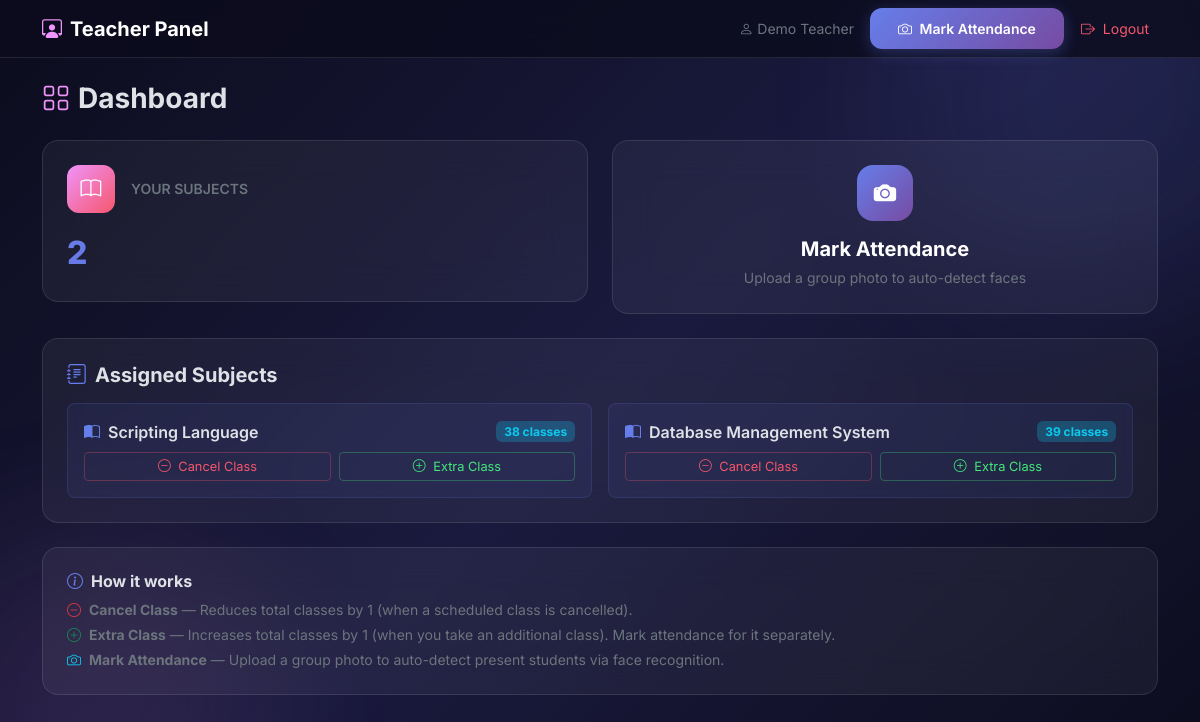
The page /teacher/dashboard (signed in) on the database as committed earlier.
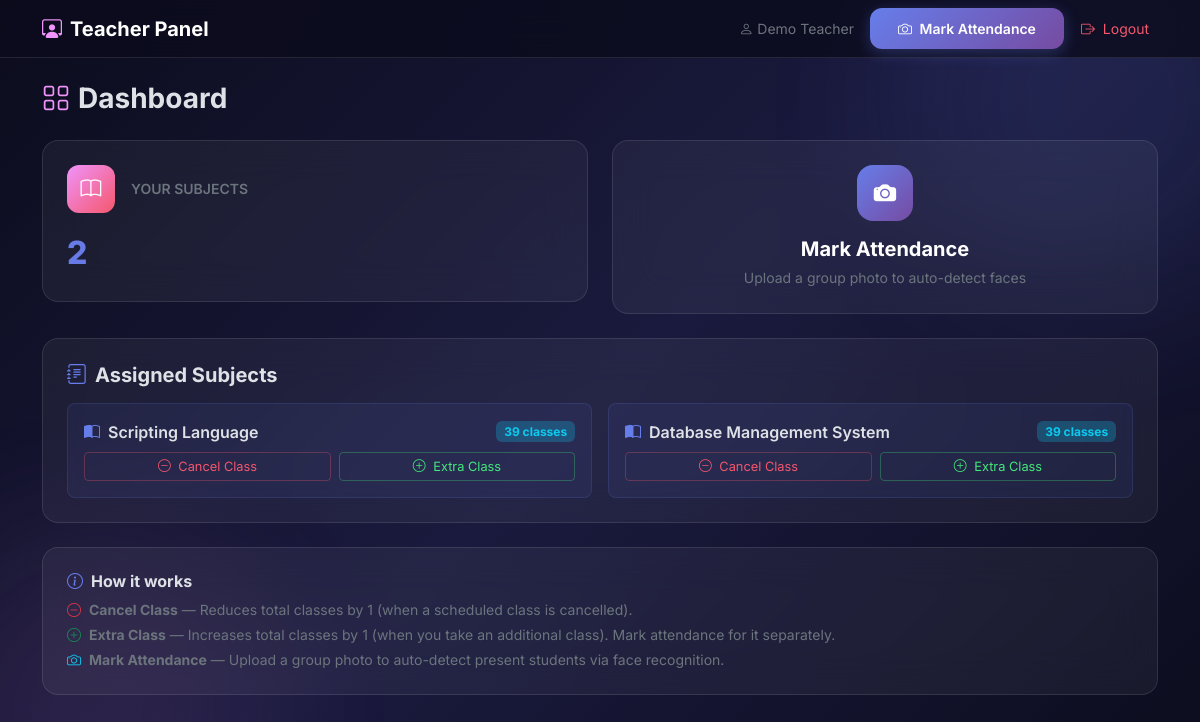
The same page on the database as committed later.
### tables this page shows
CREATE TABLE subjects (
            subject_id INTEGER PRIMARY KEY AUTOINCREMENT,
            subject_name TEXT NOT NULL,
            teacher_id INTEGER,
            total_classes INTEGER DEFAULT 39,
            FOREIGN KEY (teacher_id) REFERENCES teachers(teacher_id) ON DELETE SET NULL
        );

### app.py (the view)
@app.route('/teacher/dashboard')
def teacher_dashboard():
    if session.get('role') != 'teacher': return redirect(url_for('login', role='teacher'))
    teacher_id = session.get('user_id')
    subjects = execute_query("SELECT * FROM subjects WHERE teacher_id = %s", (teacher_id,), fetchall=True)
    return render_template('teacher/dashboard.html', subjects=subjects)

### database.py (called while the page is built)
def get_db_connection():
    try:
        conn = sqlite3.connect(DB_FILE)
        conn.row_factory = sqlite3.Row  # allows dict-like access
        conn.execute("PRAGMA foreign_keys = ON")
        return conn
    except Exception as err:
        print(f"Error connecting to database: {err}")
        return None

def _convert_query(query):
    return query.replace("%s", "?")

### templates/teacher/dashboard.html (shortened to what the changed rows need)
{% extends "base.html" %}
{% block content %}
<div class="glass-card p-4 mb-4">
    {% if subjects %}
    <div class="row g-3">
        {% for sub in subjects %}
        <div class="col-md-6">
            <div class="p-3 rounded-3" style="background:rgba(102,126,234,0.08);border:1px solid rgba(102,126,234,0.15);">
                <div class="d-flex align-items-center justify-content-between mb-2">
                    <div class="d-flex align-items-center gap-2">
                        <i class="bi bi-book-half" style="color:#667eea;"></i>
                        <span class="fw-semibold">{{ sub.subject_name }}</span>
                    </div>
                    <span class="badge bg-info bg-opacity-25 text-info">{{ sub.total_classes }} classes</span>
                </div>
                <div class="d-flex gap-2 mt-2">
                    <form method="POST" action="{{ url_for('cancel_class') }}" class="flex-grow-1">
                        <button type="submit" class="btn btn-sm w-100" style="color:#f5576c;border:1px solid rgba(245,87,108,0.3);font-size:0.8rem;" onclick="return confirm('Cancel a class for {{ sub.subject_name }}? Total classes will decrease by 1.')">
                            <i class="bi bi-dash-circle me-1"></i> Cancel Class
                        </button>
                    </form>
                    <form method="POST" action="{{ url_for('add_extra_class') }}" class="flex-grow-1">
                        <button type="submit" class="btn btn-sm w-100" style="color:#43e97b;border:1px solid rgba(67,233,123,0.3);font-size:0.8rem;" onclick="return confirm('Add an extra class for {{ sub.subject_name }}? Total classes will increase by 1.')">
                            <i class="bi bi-plus-circle me-1"></i> Extra Class
                        </button>
                    </form>
                </div>
            </div>
        </div>
        {% endfor %}
    </div>
    {% else %}
    <p class="text-secondary mb-0">No subjects assigned yet. Contact the admin.</p>
    {% endif %}
</div>
{% endblock %}

Rows that differ between the two databases and show on the page:
changed subjects "Scripting Language": total_classes "38" → "39"
